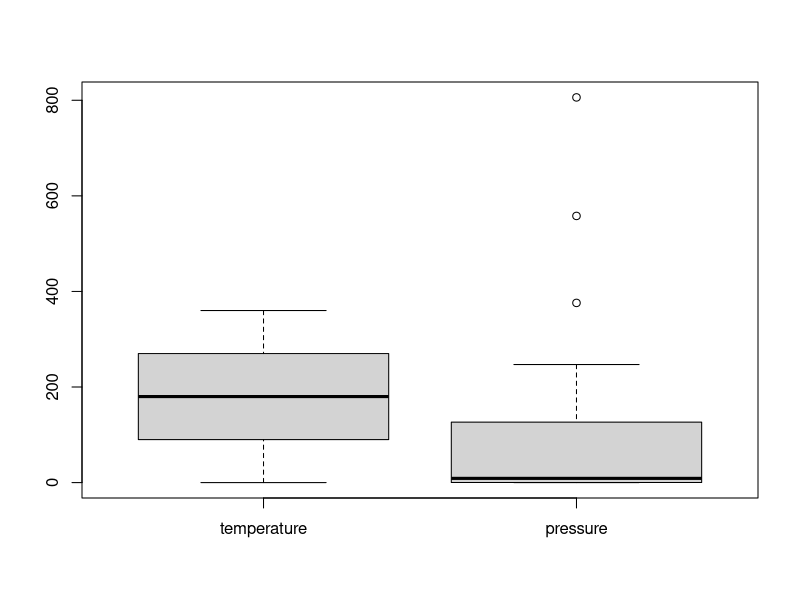
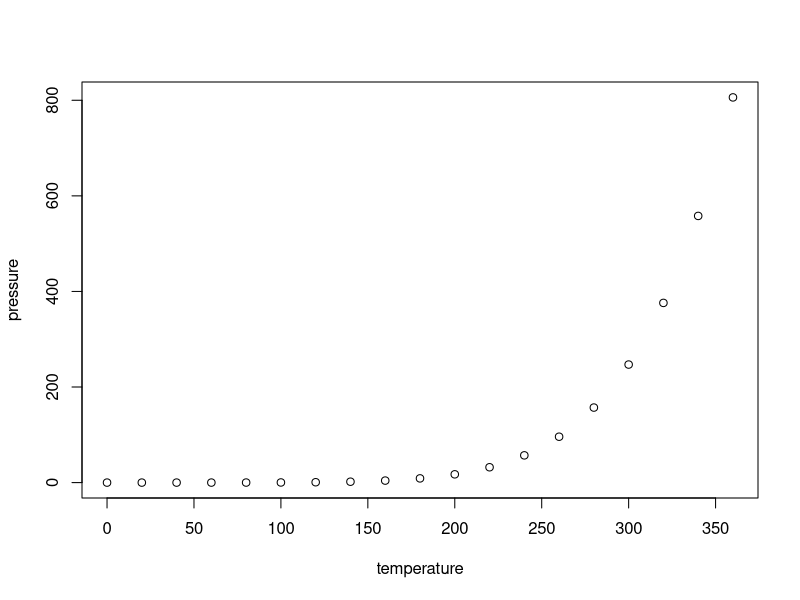

Write the R code that produced these figures, in order.
## ---- chunk 1
boxplot(pressure)
## ---- chunk 2
plot(pressure)
